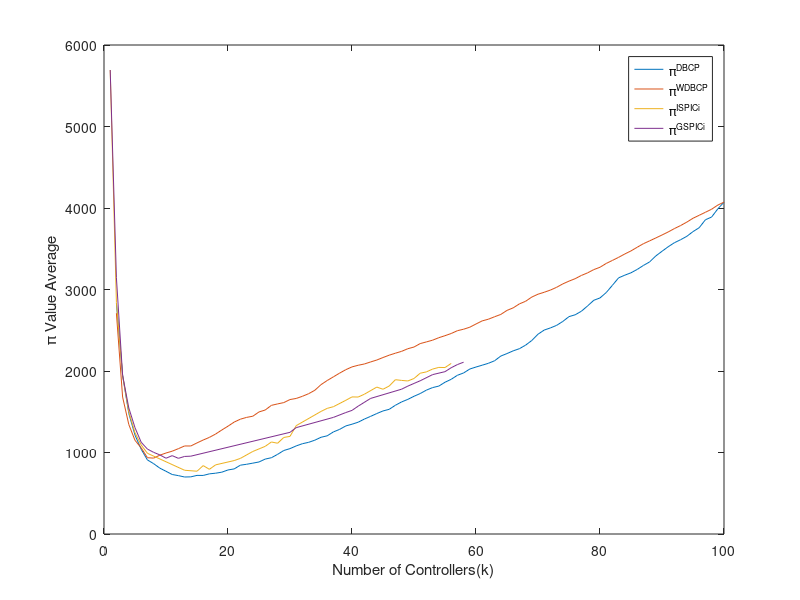

Source code (MATLAB):
fileID = fopen('dbcp_mypilat_6.txt','r');
x11 = fscanf(fileID,'%f');
fileID = fopen('dbcp_mypiic_6.txt','r');
x12 = fscanf(fileID,'%f');
fileID = fopen('wdbcp_mypilat_6.txt','r');
x21 = fscanf(fileID,'%f');
fileID = fopen('wdbcp_mypiic_6.txt','r');
x22 = fscanf(fileID,'%f');
fileID = fopen('ispici_mypilat_6.txt','r');
x3 = fscanf(fileID,'%f');
fileID = fopen('gspici_mypilat_6.txt','r');
x4 = fscanf(fileID,'%f');
fileID = fopen('ispici_myk_6.txt','r');
y3 = fscanf(fileID,'%f');
fileID = fopen('gspici_myk_6.txt','r');
y4 = fscanf(fileID,'%f');
x1 = x11 + x12;
x2 = x21 + x22;
y = 2:size(x2);
plot(y,x1(2:size(x1)),y,x2(2:size(x1)),y3,x3,y4,x4);
%plot(y,x2(2:size(x2)),y3,x3,y4,x4);
xlabel('Number of Controllers(k)');
ylabel('\pi Value Average');
legend('\pi^{DBCP}','\pi^{WDBCP}','\pi^{ISPICi}','\pi^{GSPICi}');
%legend('\pi^{WDBCP}','\pi^{ISPICi}','\pi^{GSPICi}');
print('our_comp_6','-dpng');